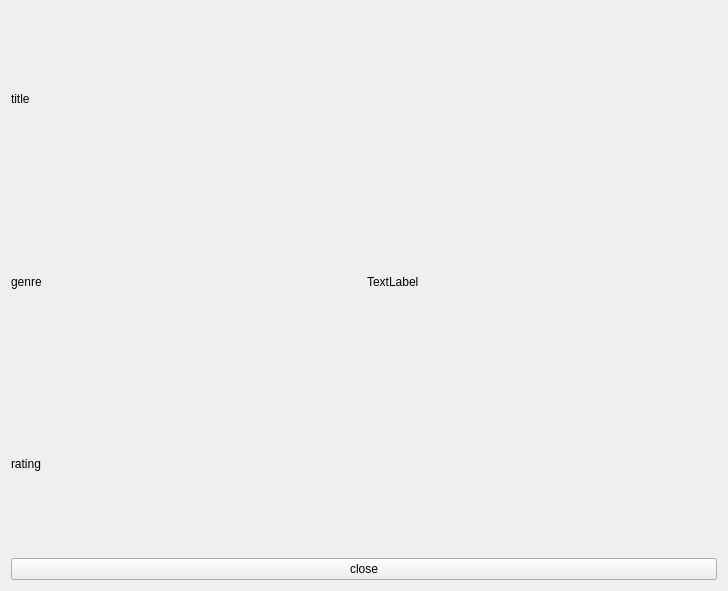
<?xml version="1.0" encoding="UTF-8"?>
<ui version="4.0">
 <class>ShowMovie</class>
 <widget class="QWidget" name="ShowMovie">
  <property name="geometry">
   <rect>
    <x>0</x>
    <y>0</y>
    <width>728</width>
    <height>591</height>
   </rect>
  </property>
  <property name="windowTitle">
   <string>Form</string>
  </property>
  <property name="layoutDirection">
   <enum>Qt::LeftToRight</enum>
  </property>
  <layout class="QVBoxLayout" name="verticalLayout_2">
   <item>
    <layout class="QHBoxLayout" name="horizontalLayout">
     <item>
      <layout class="QVBoxLayout" name="verticalLayout">
       <item>
        <widget class="QLabel" name="label_movieTitle">
         <property name="text">
          <string>title</string>
         </property>
        </widget>
       </item>
       <item>
        <widget class="QLabel" name="label_Genre">
         <property name="text">
          <string>genre</string>
         </property>
        </widget>
       </item>
       <item>
        <widget class="QLabel" name="label_rating">
         <property name="text">
          <string>rating</string>
         </property>
        </widget>
       </item>
      </layout>
     </item>
     <item>
      <widget class="QLabel" name="label_Image">
       <property name="text">
        <string>TextLabel</string>
       </property>
       <property name="scaledContents">
        <bool>false</bool>
       </property>
      </widget>
     </item>
    </layout>
   </item>
   <item>
    <widget class="QPushButton" name="pushButton_close">
     <property name="text">
      <string>close</string>
     </property>
    </widget>
   </item>
  </layout>
 </widget>
 <resources/>
 <connections/>
</ui>
